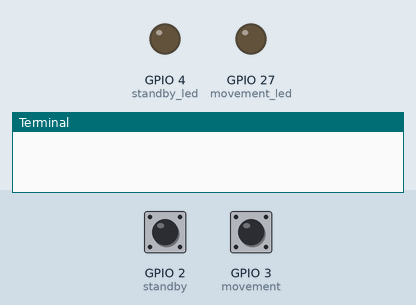
Recording of a program running on a simulated Raspberry Pi (BCM pin numbers). Shown: output pins drawn as LEDs (lit = HIGH), the last lines printed to the terminal. The test bench sets the inputs (shaded band); at power-on: GPIO 2 (standby) HIGH, GPIO 3 (movement) HIGH. The clock reads 2024-03-15 10:24:30 at power-on unless the program sets it; files the program writes start out absent.

Above: at 1.2 s.
1.3 s: GPIO 2 (standby) pulled LOW for 0.15 s
At 2.5 s:
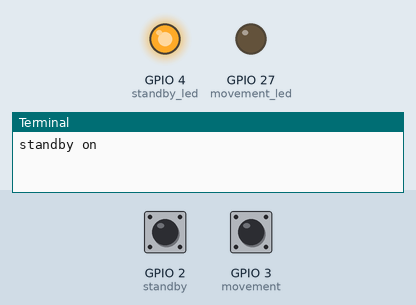
Timing chart, 0 to 45.3 s (numbered marks = the images above; inputs shaded):
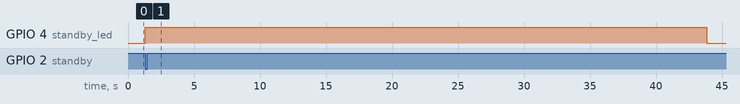

Measured:
- after the input at 1.3 s, GPIO 4 (standby_led): LOW → HIGH at once, → LOW 42.6 s later

The program:

uart.py
```python
import RPi.GPIO as GPIO
import serial
import csv
import time
import math
import os

if __name__ == '__main__':
    standby=2
    movement=3
    #data_sel=23
    standby_led=4
    movement_led=27
    standby_flag=0
    movement_flag=0

    def standby_data(channel):
        global standby_flag,movement_flag
        if not movement_flag:
            #GPIO.output(data_sel,GPIO.HIGH)
            GPIO.output(standby_led,GPIO.HIGH)
            print("standby on\n")
            standby_flag=1

    def movement_data(channel):
        global standby_flag,movement_flag
        if not standby_flag:
            #GPIO.output(data_sel,GPIO.LOW)
            GPIO.output(movement_led,GPIO.HIGH)
            print("movement on\n")
            movement_flag=1

    def timestamp(tok):
        tm=time.localtime()
        tm_str1=str(tm.tm_year)+'-'+str(tm.tm_mon)+'-'+str(tm.tm_mday)+'/'
        tm_str=str(tm.tm_hour)+':'+str(tm.tm_min)+':'+str(tm.tm_sec)
        return(tm_str1,tm_str)

    GPIO.setmode(GPIO.BCM)
    GPIO.setup(standby,GPIO.IN,pull_up_down=GPIO.PUD_UP)
    GPIO.setup(movement,GPIO.IN,pull_up_down=GPIO.PUD_UP)
    #GPIO.setup(data_sel,GPIO.OUT)
    #GPIO.output(data_sel,GPIO.LOW)
    GPIO.setup(standby_led,GPIO.OUT)
    GPIO.output(standby_led,GPIO.LOW)
    GPIO.setup(movement_led,GPIO.OUT)
    GPIO.output(movement_led,GPIO.LOW)
    GPIO.add_event_detect(standby,GPIO.FALLING,callback=standby_data,bouncetime=500)
    GPIO.add_event_detect(movement,GPIO.FALLING,callback=movement_data,bouncetime=500)

    # if connected via serial Pin(RX, TX)
    ser = serial.Serial('/dev/ttyAMA0', baudrate = 115200, parity=serial.PARITY_NONE, stopbits=serial.STOPBITS_ONE, bytesize=serial.EIGHTBITS, timeout=1) #115200 is baud rate(must be same with that of NodeMCU)
    ser.flush()
    try:
        while True:
            if standby_flag:
                f_name,standby_time=timestamp(1)                              #time.ctime(time.time()+330*60)
                time.sleep(10)
                try:
                    os.mkdir(f_name)
                except:
                    pass
                standby_time=f_name+"Standby_"+standby_time+".csv"
                init_time=time.time()
                print(standby_time+"_"+str(init_time))
                f_standby=open(standby_time,"w+")
                standby_writer=csv.writer(f_standby)
                while (time.time()-init_time)<30:
                    t=time.time()
                    #ls=[time.ctime(time.time()+330*60)]  #set according to time zone
                    ls=[time.ctime(time.time())]  #set according to time zone
                    #string = input("enter string:") #input from user
                    #string = "1" #"\n" for line seperation
                    #string = string.encode('utf_8')
                    #ser.write(string) #sending over UART
                    line = ser.readline().decode('utf-8').rstrip()
                    print("received: ",line)
                    ls=ls+[line]
                    standby_writer.writerow(ls)
                    time.sleep(math.fabs(.01-(time.time()-t)))
                GPIO.output(standby_led,GPIO.LOW)
                standby_flag=0
                f_standby.close()
                print("stop")
            elif movement_flag:
                f_name, movement_time=timestamp(1)
                time.sleep(10)
                try:
                    os.mkdir(f_name)
                except:
                    pass
                movement_time=f_name+"Movement_"+movement_time+".csv"
                init_time=time.time()
                f_movement=open(movement_time,"w+")
                movement_writer=csv.writer(f_movement)
                while (time.time()-init_time)<30:
                    t=time.time()
                    #ls=[time.ctime(time.time()+330*60)]  #set according to time zone
                    ls=[time.ctime(time.time())]  #set according to time zone
                    #string = input("enter string:") #input from user
                    #string = "1" #"\n" for line seperation
                    #string = string.encode('utf_8')
                    #ser.write(string) #sending over UART
                    line = ser.readline().decode('utf-8').rstrip()
                    print("received: ",line)
                    ls=ls+[line]
                    movement_writer.writerow(ls)
                    time.sleep(math.fabs(.01-(time.time()-t)))
                GPIO.output(movement_led,GPIO.LOW)
                movement_flag=0
                f_movement.close()
                print("stop")
            time.sleep(1) #delay of 1 second
    finally:
        GPIO.cleanup()
    
```
